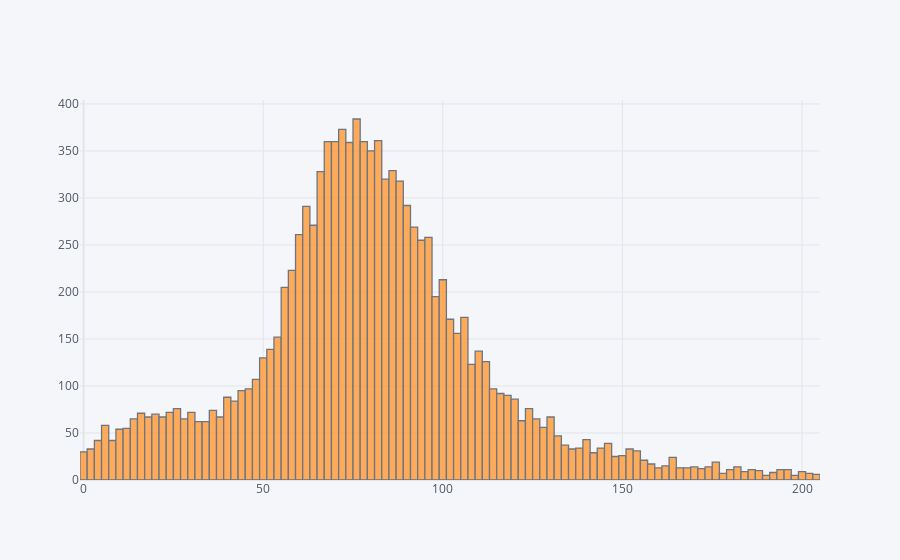

Notebook source saved alongside this figure:
### Code cell
# Histogram Plot of Site EUI

data['Site EUI (kBtu/ft²)'].iplot(kind='hist',bins=200)

### Figure 1 — Plotly figure (JSON) as saved in the notebook; plotly's stock layout.template omitted (floating-point values rounded to 4 significant figures; data arrays with more than 128 entries replaced by an {"elided": "..."} marker saying what was removed)
{"data": [{"histfunc": "count", "histnorm": "", "marker": {"color": "rgba(255, 153, 51, 1.0)", "line": {"color": "#4D5663", "width": 1.3}}, "name": "Site EUI (kBtu/ft²)", "nbinsx": 200, "opacity": 0.8, "orientation": "v", "type": "histogram", "x": {"elided": "11319 float values"}}], "layout": {"barmode": "overlay", "legend": {"bgcolor": "#F5F6F9", "font": {"color": "#4D5663"}}, "paper_bgcolor": "#F5F6F9", "plot_bgcolor": "#F5F6F9", "title": {"font": {"color": "#4D5663"}}, "xaxis": {"gridcolor": "#E1E5ED", "showgrid": true, "tickfont": {"color": "#4D5663"}, "title": {"font": {"color": "#4D5663"}, "text": ""}, "zerolinecolor": "#E1E5ED"}, "yaxis": {"gridcolor": "#E1E5ED", "showgrid": true, "tickfont": {"color": "#4D5663"}, "title": {"font": {"color": "#4D5663"}, "text": ""}, "zerolinecolor": "#E1E5ED"}}}
